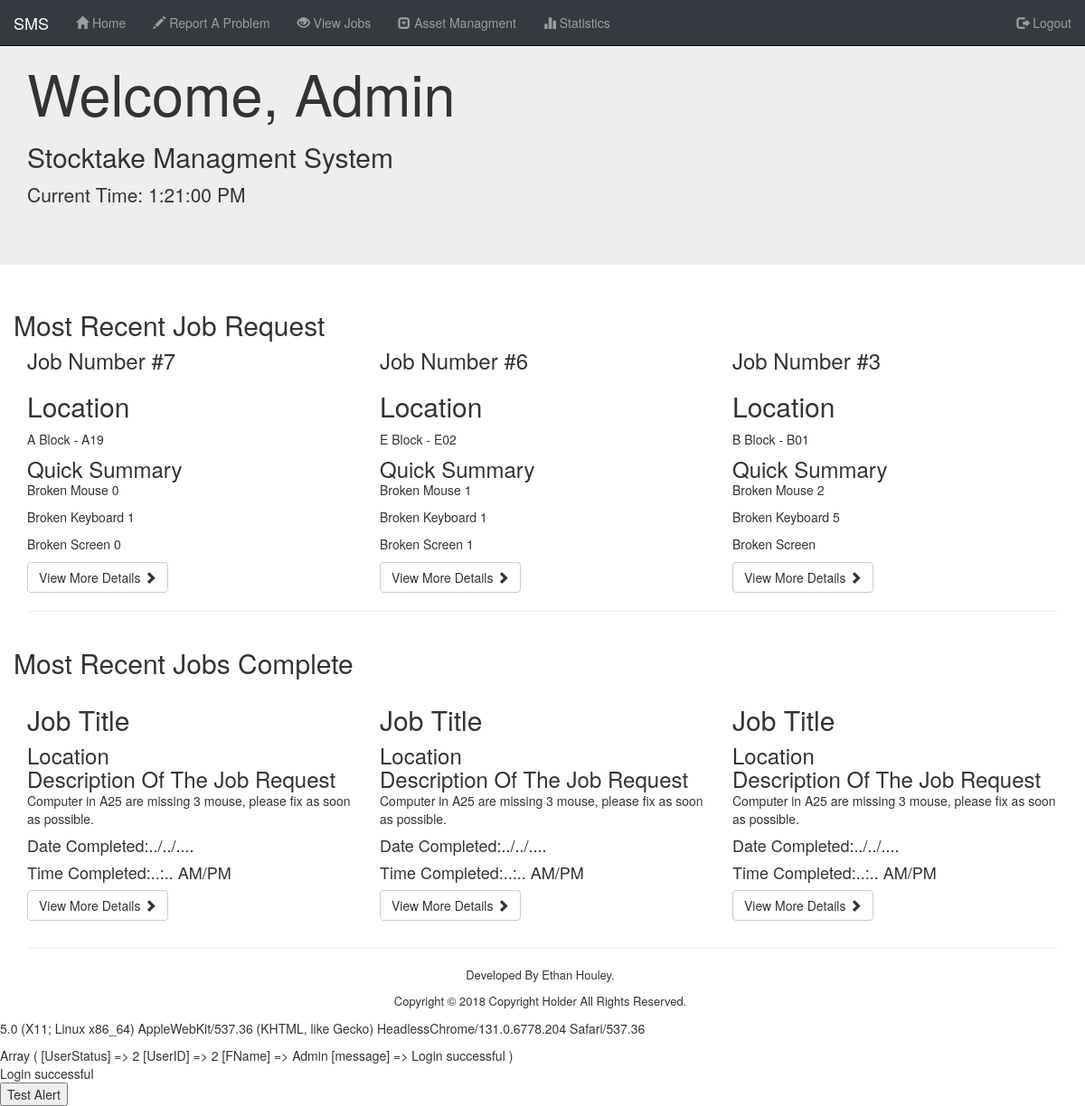
/View/index.php (signed in), run on the app's committed database.
### tables this page shows
CREATE TABLE `job` (
  `JobID` int(10) UNSIGNED NOT NULL,
  `DateLogged` timestamp NOT NULL DEFAULT CURRENT_TIMESTAMP,
  `UserID` int(10) UNSIGNED NOT NULL,
  `RoomID` int(10) UNSIGNED NOT NULL,
  `AssetID` int(10) UNSIGNED DEFAULT NULL,
  `Broken_Mouse` varchar(255) DEFAULT NULL,
  `Broken_Keyboard` varchar(255) DEFAULT NULL,
  `Broken_Screen` varchar(255) DEFAULT NULL,
  `ExtraInfo` text,
  `JobStatusID` int(10) UNSIGNED NOT NULL DEFAULT '0',
  `PartsUsed` varchar(255) DEFAULT NULL,
  `DateComplete` timestamp NULL DEFAULT CURRENT_TIMESTAMP
);

CREATE TABLE `building` (
  `BuildingID` int(10) UNSIGNED NOT NULL,
  `BuildingName` varchar(255) NOT NULL
);

CREATE TABLE `rooms` (
  `RoomID` int(10) UNSIGNED NOT NULL,
  `RoomName` varchar(255) NOT NULL,
  `BuildingID` int(10) UNSIGNED NOT NULL
);

### Model/Functions.php (called while the page is built, shortened)
<?php
  function MostRecentOpenJobSQL() {
    $Most_Recent = "SELECT
    *	FROM job INNER JOIN rooms ON job.RoomID = rooms.RoomID INNER JOIN building ON rooms.BuildingID = building.BuildingID INNER JOIN jobstatus ON job.JobStatusID = jobstatus.JobStatusID	WHERE job.JobStatusID = 1	ORDER BY job.JobID DESC LIMIT 3;";
    $conn = dbConnect();
    $stmt = $conn->prepare($Most_Recent);
    $stmt->execute();
    $ResultsMostRecentOpenSQL = $stmt->fetchAll(PDO::FETCH_ASSOC);
    return $ResultsMostRecentOpenSQL;
  }
 ?>

### View/Include/Master_Include.php (the view, shortened to what this page needs)
<?php
require_once '../Model/functions.php';
  function HTMLHeader() { ?>
    <!DOCTYPE html>
    <html lang="en">
    <head>
    	<link rel="stylesheet" href="https://maxcdn.bootstrapcdn.com/bootstrap/3.3.7/css/bootstrap.min.css">
    	<link rel="stylesheet" type="text/css" media="screen" href="/SMS/View/CSS/master.css" />
    </head>
    <body>
<?php
  }
function HTMLFooter() { ?>
  </div>
  <footer>
  		<p class="Same_Line">Developed By Ethan Houley.</p>
  		<p class="Same_Line"> Copyright &copy; 2018 Copyright Holder All Rights Reserved.</p>
  	</footer>
  <div class="error">
    <p id="BrowserInfomartion"></p>
    <div>
    <?php     print_r ($_SESSION); ?>
    </div>
    <?php
      if(isset($_SESSION['message'])) {
        echo '<div class="info message">';
        echo $_SESSION['message'];
        echo '</div>';
      }
}
 function clock() { ?>
      <p>Current Time:
        <span class="clock" id="time"></span>
      </p>
 <?php }
     ?>
    <?php
  function AdminNav() {
    ?>
    	<nav class="navbar navbar-inverse remove_radius navbar-fixed-top background_black">
    		<div class="container-fluid">
    			<div class="navbar-header">
    				<a class="navbar-brand" href="#">SMS</a>
    			</div>
    			<div class="collapse navbar-collapse" id="bs-example-navbar-collapse-1">
    				<ul class="nav navbar-nav">
    					<li><a href="index.php"><span class="glyphicon glyphicon-home"></span> Home</a></li>
    					<li><a href="Job_Request.php"><span class="glyphicon glyphicon-pencil"></span> Report A Problem</a></li>
    					<li><a href="View_Jobs.php"><span class="glyphicon glyphicon-eye-open"></span> View Jobs</a></li>
    					<li class="dropdown">
    						<a href="#" class="dropdown-toggle" data-toggle="dropdown" role="button" aria-haspopup="true" aria-expanded="false"><span class="glyphicon glyphicon-collapse-down"></span> Asset Managment</a>
    					</li>
    					<li><a href="#"><span class="glyphicon glyphicon-stats"></span> Statistics</a></li>
    				</ul>
    				<ul class="nav navbar-nav navbar-right ">
    					<li><a href="../Control/Logout.php" class="text_nav"><span class="glyphicon glyphicon-log-out"></span> Logout</a></li>
    				</ul>
    			</div>
    		</div>
    	</nav>
  <?php
  }
  function AdminBody() {
     ?>
    <div class="jumbotron">
    		<div class="container">
    	<?php echo '<h1>Welcome, '.$_SESSION['FName'].'</h1>';
    			echo '<h2>Stocktake Managment System</h2>';
          clock();
    echo '</div>
    	</div>';
        $ResultsMostRecentOpenSQL = MostRecentOpenJobSQL();
    			echo '<div class="container">';
    			echo '<div class="row">';
    			echo '	<h2 class="heading">Most Recent Job Request</h2>';
    			foreach ($ResultsMostRecentOpenSQL as $Recent_Jobs) {
    			echo '<div class="col-md-4">';
    			echo '	<h3>Job Number <span>#'. $Recent_Jobs['JobID'] . '</span> </h3>';
    		echo '		<h2>Location</h2>';
    		echo '<p>'.$Recent_Jobs["BuildingName"].' - '.$Recent_Jobs["RoomName"].' </p>';
    		echo '		<h3>Quick Summary</h3>';
    			echo '<p> Broken Mouse '.$Recent_Jobs["Broken_Mouse"].' </p>
    			<p> Broken Keyboard '.$Recent_Jobs["Broken_Keyboard"].' </p>
    			<p> Broken Screen '.$Recent_Jobs["Broken_Screen"].' </p>';
    			echo '<button type="button" name="button" class="btn btn-default" id="Open" onclick="OpenJob(this)" data-toggle="modal" data-target="#JobInfo" value="'.$Recent_Jobs["JobID"].'">View More Details <span class="glyphicon glyphicon-chevron-right"></span></button>';
    			echo '</div>';
    		}
    		echo '
    		</div>
    		<hr> ';
?>
    		<div class="row">
    			<h2 class="heading">Most Recent Jobs Complete</h2>
    			<div class="col-md-4">
    				<h2>Job Title</h2>
    				<h3>Location</h3>
    				<h3>Description Of The Job Request</h3>
    				<p>Computer in A25 are missing 3 mouse, please fix as soon as possible.</p>
    				<h4>Date Completed:../../....</h4>
    				<h4>Time Completed:..:.. AM/PM</h4>
    				<p><a class="btn btn-default" href="#" role="button">View More Details <span class="glyphicon glyphicon-chevron-right"></span></a></p>
    			</div>
    			<div class="col-md-4">
    				<h2>Job Title</h2>
    				<h3>Location</h3>
    				<h3>Description Of The Job Request</h3>
    				<p>Computer in A25 are missing 3 mouse, please fix as soon as possible.</p>
    				<h4>Date Completed:../../....</h4>
    				<h4>Time Completed:..:.. AM/PM</h4>
    				<p><a class="btn btn-default" href="#" role="button">View More Details <span class="glyphicon glyphicon-chevron-right"></span></a></p>
    			</div>
    			<div class="col-md-4">
    				<h2>Job Title</h2>
    				<h3>Location</h3>
    				<h3>Description Of The Job Request</h3>
    				<p>Computer in A25 are missing 3 mouse, please fix as soon as possible.</p>
    				<h4>Date Completed:../../....</h4>
    				<h4>Time Completed:..:.. AM/PM</h4>
    				<p><a class="btn btn-default" href="#" role="button">View More Details <span class="glyphicon glyphicon-chevron-right"></span></a></p>
    			</div>
    		</div>
    		<hr>
    <?php ViewJobModal();
  }
  ?>

### View/index.php (shortened to what this page needs)
<?php
require_once 'include/Master_Include.php';
HTMLHeader();
switch ($_SESSION['UserStatus']) {
  case 2:
    AdminNav();
    AdminBody();
    break;
}
  HTMLFooter()
  ?>
</div>
<button type="button" name="button" id="Alert">Test Alert</button>

### View/CSS/master.css (style rules this page uses)
.background_black { background-color: #343a40 !important; color: #fff !important; }
.remove_radius { border-radius: 0 !important; }
.Same_Line { text-align: center; margin-right: 5px; font-size: 13px !important; }
h3 { margin: 0 !important; }
footer { right: 0; bottom: 0; left: 0; background-color: rgba(255, 255, 255, 0); }

### data on the page
job: JobID "7", building.BuildingName "A Block", RoomID.RoomName "A19", Broken_Mouse "0", Broken_Keyboard "1", Broken_Screen "0"
job: JobID "6", building.BuildingName "E Block", RoomID.RoomName "E02", Broken_Mouse "1", Broken_Keyboard "1", Broken_Screen "1"
job: JobID "3", building.BuildingName "B Block", RoomID.RoomName "B01", Broken_Mouse "2", Broken_Keyboard "5"

### other printed values
$_SESSION['FName'] "Admin"
$_SESSION['message'] "Login successful"
